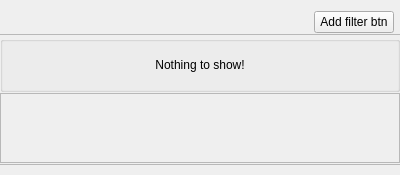
<?xml version="1.0" encoding="UTF-8"?>
<ui version="4.0">
 <class>C_CamMosFilterWidget</class>
 <widget class="QWidget" name="C_CamMosFilterWidget">
  <property name="geometry">
   <rect>
    <x>0</x>
    <y>0</y>
    <width>400</width>
    <height>175</height>
   </rect>
  </property>
  <property name="windowTitle">
   <string>C_CamMosFilterWidget</string>
  </property>
  <layout class="QVBoxLayout" name="verticalLayout" stretch="0,1">
   <property name="spacing">
    <number>0</number>
   </property>
   <property name="leftMargin">
    <number>0</number>
   </property>
   <property name="topMargin">
    <number>0</number>
   </property>
   <property name="rightMargin">
    <number>0</number>
   </property>
   <property name="bottomMargin">
    <number>0</number>
   </property>
   <item>
    <widget class="stw::opensyde_gui_elements::C_CamOgeWiSettingSubSection" name="pc_WiHeader" native="true"/>
   </item>
   <item>
    <widget class="QWidget" name="pc_WiContent" native="true">
     <property name="minimumSize">
      <size>
       <width>0</width>
       <height>165</height>
      </size>
     </property>
     <property name="maximumSize">
      <size>
       <width>16777215</width>
       <height>165</height>
      </size>
     </property>
     <layout class="QVBoxLayout" name="verticalLayout_2">
      <property name="spacing">
       <number>1</number>
      </property>
      <property name="leftMargin">
       <number>0</number>
      </property>
      <property name="topMargin">
       <number>1</number>
      </property>
      <property name="rightMargin">
       <number>0</number>
      </property>
      <property name="bottomMargin">
       <number>10</number>
      </property>
      <item>
       <layout class="QHBoxLayout" name="horizontalLayout">
        <property name="leftMargin">
         <number>6</number>
        </property>
        <property name="rightMargin">
         <number>6</number>
        </property>
        <item>
         <spacer name="horizontalSpacer">
          <property name="orientation">
           <enum>Qt::Horizontal</enum>
          </property>
          <property name="sizeHint" stdset="0">
           <size>
            <width>0</width>
            <height>0</height>
           </size>
          </property>
         </spacer>
        </item>
        <item>
         <widget class="stw::opensyde_gui_elements::C_CamOgePubSettingsAdd" name="pc_BtnAdd">
          <property name="text">
           <string>Add filter btn</string>
          </property>
         </widget>
        </item>
       </layout>
      </item>
      <item>
       <widget class="QFrame" name="pc_FrameTop">
        <property name="styleRole" stdset="0">
         <string>fra-separator</string>
        </property>
        <property name="minimumSize">
         <size>
          <width>0</width>
          <height>1</height>
         </size>
        </property>
        <property name="maximumSize">
         <size>
          <width>16777215</width>
          <height>1</height>
         </size>
        </property>
        <property name="frameShape">
         <enum>QFrame::StyledPanel</enum>
        </property>
        <property name="frameShadow">
         <enum>QFrame::Raised</enum>
        </property>
       </widget>
      </item>
      <item>
       <widget class="QGroupBox" name="pc_GroupBoxNoElements">
        <property name="styleRole" stdset="0">
         <string>transparent</string>
        </property>
        <property name="title">
         <string/>
        </property>
        <layout class="QHBoxLayout" name="horizontalLayout_4">
         <item>
          <spacer name="horizontalSpacer_4">
           <property name="orientation">
            <enum>Qt::Horizontal</enum>
           </property>
           <property name="sizeHint" stdset="0">
            <size>
             <width>0</width>
             <height>0</height>
            </size>
           </property>
          </spacer>
         </item>
         <item>
          <layout class="QVBoxLayout" name="verticalLayout_9">
           <item>
            <spacer name="verticalSpacer_2">
             <property name="orientation">
              <enum>Qt::Vertical</enum>
             </property>
             <property name="sizeHint" stdset="0">
              <size>
               <width>20</width>
               <height>40</height>
              </size>
             </property>
            </spacer>
           </item>
           <item>
            <widget class="stw::opensyde_gui_elements::C_OgeLabGenericNoPaddingNoMargins" name="pc_LabNoFilter">
             <property name="text">
              <string>Nothing to show!</string>
             </property>
             <property name="alignment">
              <set>Qt::AlignCenter</set>
             </property>
            </widget>
           </item>
           <item>
            <spacer name="verticalSpacer_3">
             <property name="orientation">
              <enum>Qt::Vertical</enum>
             </property>
             <property name="sizeHint" stdset="0">
              <size>
               <width>20</width>
               <height>40</height>
              </size>
             </property>
            </spacer>
           </item>
          </layout>
         </item>
         <item>
          <spacer name="horizontalSpacer_5">
           <property name="orientation">
            <enum>Qt::Horizontal</enum>
           </property>
           <property name="sizeHint" stdset="0">
            <size>
             <width>0</width>
             <height>0</height>
            </size>
           </property>
          </spacer>
         </item>
        </layout>
       </widget>
      </item>
      <item>
       <layout class="QVBoxLayout" name="verticalLayout_3">
        <item>
         <widget class="stw::opensyde_gui_elements::C_OgeTransparentScrollArea" name="pc_ScrollArea">
          <property name="widgetResizable">
           <bool>true</bool>
          </property>
          <widget class="stw::opensyde_gui_elements::C_OgeWiOnlyBackground" name="pc_ScrollAreaContents">
           <property name="geometry">
            <rect>
             <x>0</x>
             <y>0</y>
             <width>396</width>
             <height>54</height>
            </rect>
           </property>
           <layout class="QVBoxLayout" name="verticalLayout_5">
            <property name="spacing">
             <number>0</number>
            </property>
            <property name="leftMargin">
             <number>0</number>
            </property>
            <property name="topMargin">
             <number>0</number>
            </property>
            <property name="rightMargin">
             <number>0</number>
            </property>
            <property name="bottomMargin">
             <number>0</number>
            </property>
            <item>
             <layout class="QVBoxLayout" name="pc_LayoutContents">
              <item>
               <spacer name="verticalSpacer">
                <property name="orientation">
                 <enum>Qt::Vertical</enum>
                </property>
                <property name="sizeHint" stdset="0">
                 <size>
                  <width>0</width>
                  <height>0</height>
                 </size>
                </property>
               </spacer>
              </item>
             </layout>
            </item>
           </layout>
          </widget>
         </widget>
        </item>
       </layout>
      </item>
      <item>
       <widget class="QFrame" name="pc_FrameBottom">
        <property name="styleRole" stdset="0">
         <string>fra-separator</string>
        </property>
        <property name="minimumSize">
         <size>
          <width>0</width>
          <height>1</height>
         </size>
        </property>
        <property name="maximumSize">
         <size>
          <width>16777215</width>
          <height>1</height>
         </size>
        </property>
        <property name="frameShape">
         <enum>QFrame::StyledPanel</enum>
        </property>
        <property name="frameShadow">
         <enum>QFrame::Raised</enum>
        </property>
       </widget>
      </item>
     </layout>
    </widget>
   </item>
  </layout>
 </widget>
 <customwidgets>
  <customwidget>
   <class>stw::opensyde_gui_elements::C_CamOgePubSettingsAdd</class>
   <extends>QPushButton</extends>
   <header>C_CamOgePubSettingsAdd.hpp</header>
  </customwidget>
  <customwidget>
   <class>stw::opensyde_gui_elements::C_OgeWiOnlyBackground</class>
   <extends>QWidget</extends>
   <header>C_OgeWiOnlyBackground.hpp</header>
   <container>1</container>
  </customwidget>
  <customwidget>
   <class>stw::opensyde_gui_elements::C_CamOgeWiSettingSubSection</class>
   <extends>QWidget</extends>
   <header>C_CamOgeWiSettingSubSection.hpp</header>
   <container>1</container>
  </customwidget>
  <customwidget>
   <class>stw::opensyde_gui_elements::C_OgeTransparentScrollArea</class>
   <extends>QScrollArea</extends>
   <header>C_OgeTransparentScrollArea.hpp</header>
   <container>1</container>
  </customwidget>
  <customwidget>
   <class>stw::opensyde_gui_elements::C_OgeLabGenericNoPaddingNoMargins</class>
   <extends>QLabel</extends>
   <header>C_OgeLabGenericNoPaddingNoMargins.hpp</header>
  </customwidget>
 </customwidgets>
 <resources/>
 <connections/>
</ui>
